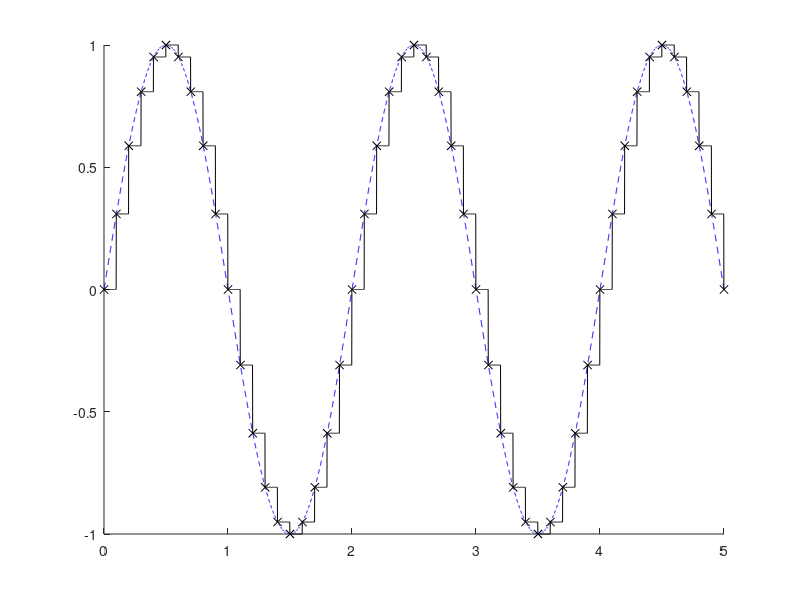
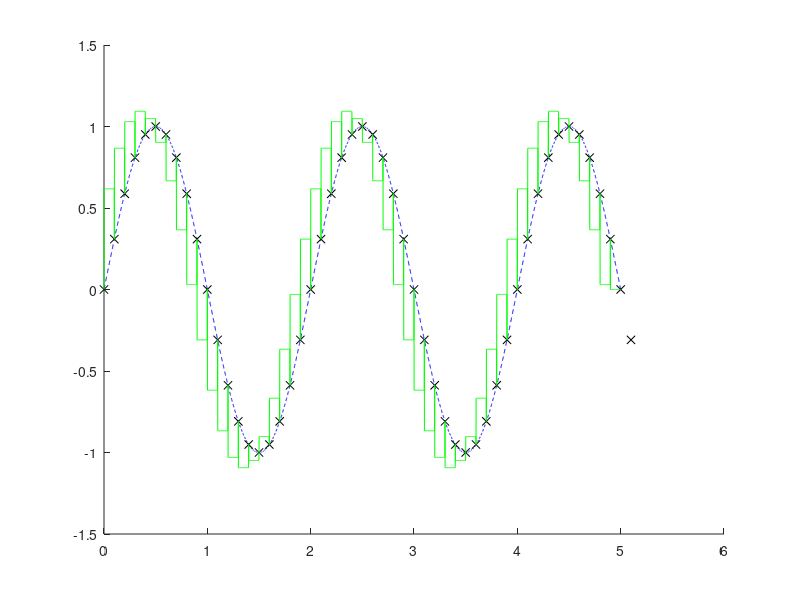

Here is the MATLAB script that generated these plots, in order:
clear;
close all;

% Q3 
omega = pi;
t = 0:0.001:5;

yt = sin(omega*t);
%yt1 = tf(omega,[1 0 omega^2]);


h = 0.1;
t_k = 0:h:5.1; 
y_k = sin(omega*t_k);

y_zoh = t.*0;
counter = 1;

for i = 1:50   
    for j = 0.001:0.001:0.1
    mult = j == 0.1;
    mult2 = 0 == mult;
    y_zoh(counter) = y_k(i)*mult2+y_k(i+1)*mult;
    counter = counter+1;
    end
end

%y_foh = c2d(yt1,0.1,'foh');

figure(1);
hold on
plot(t,yt,'--b');
plot(t_k,y_k,'xk');
plot(t,y_zoh(1:5001),'-k');
%step(y_zoh)
xlim([0 5])
ylim([-1 1])

% h = 0.1

y_foh1 = t.*0;
counter = 2;

for i = 2:50 
    for j = 0.001:0.001:0.1
        mult = j == 0.10;
        mult2 = 0 == mult;
        if mult2 == 1
            y_foh1(counter)=(y_k(i)+(0.1)*(y_k(i)-y_k(i-1))/h);
        end
        if mult == 1
            y_foh1(counter) = y_k(i);
        end
        counter = counter+1;
    end
end



% h=0.2
% h2 = 0.2;
% t_k2 = 0:h2:5; 
% y_k2 = sin(omega*t_k2);
% 
% y_zoh2 = t.*0;
% counter = 1;

% for i = 1:25   
%     for j = 0.001:0.001:0.1
%     mult = j == 0.2;
%     mult2 = 0 == mult;
%     y_zoh(counter) = y_k(i)*mult2+y_k(i+1)*mult;
%     counter = counter+1;
%     end
% end
% 
% %h=0.4
% h4 = 0.4;
% t_k4 = 0:h4:5; 
% y_k4 = sin(omega*t_k4);
% 
% y_zoh4 = t.*0;
% counter = 1;
% 
% for i = 1:13   
%     for j = 0.001:0.001:0.1
%     mult = j == 0.4;
%     mult2 = 0 == mult;
%     y_zoh(counter) = y_k(i)*mult2+y_k(i+1)*mult;
%     counter = counter+1;
%     end
% end

figure(2);
hold on
plot(t,yt,'--b');
plot(t_k,y_k,'xk');
%plot(t_k2,y_k2,'xg');
%plot(t_k4,y_k4,'xc');
plot(t,y_foh1(1:5001),'-g')
